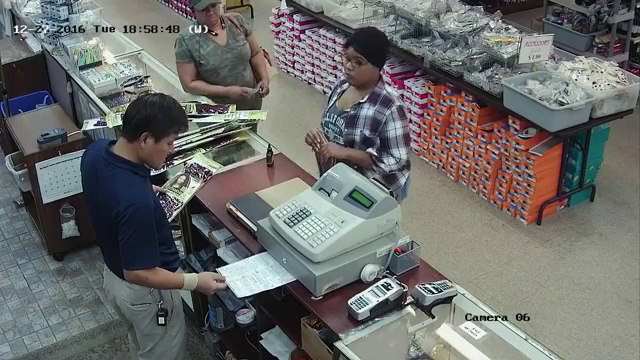
#> input picture frame 50 of evans1.mp4, 640 x 360 px, given in place of 1.mp4, which was not available
$ python camshift.py
#> lines starting #> are read from the running program, lines starting #| are printed output that depends on the picture; after the words box and inside, x2 and y2 are one past the last pixel; in counts of white or black regions, pixels touching at a corner belong together; pictures that were not available may be replaced by others from this repository, and a replacement may not be noted
# -*- coding: utf-8 -*-
"""
Created on Sun May 27 19:05:44 2018

@author: Administrator
"""

import numpy as np
import cv2 as cv
cap = cv.VideoCapture('1.mp4')
# take first frame of the video
ret,frame = cap.read()
#> frame is the input picture: shape (360, 640, 3); mean B, G, R 106.4, 108.6, 107.9
# setup initial location of window
r,h,c,w = 50,500,100,600 # simply hardcoded the values
track_window = (c,r,w,h)
# set up the ROI for tracking
roi = frame[r:r+h, c:c+w]
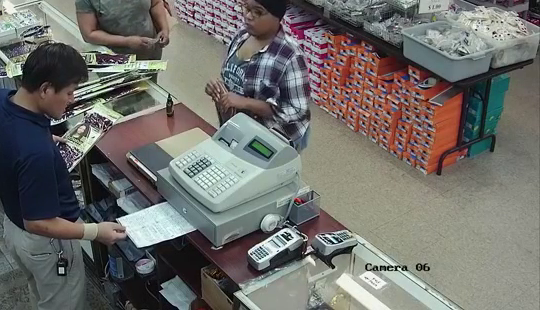
#> roi: shape (310, 540, 3); mean B, G, R 107.3, 111.2, 112.2
hsv_roi =  cv.cvtColor(roi, cv.COLOR_BGR2HSV)
#> hsv_roi: shape (310, 540, 3); mean H, S, V 69.1, 51, 120.2
mask = cv.inRange(hsv_roi, np.array((0., 60.,32.)), np.array((180.,255.,255.)))
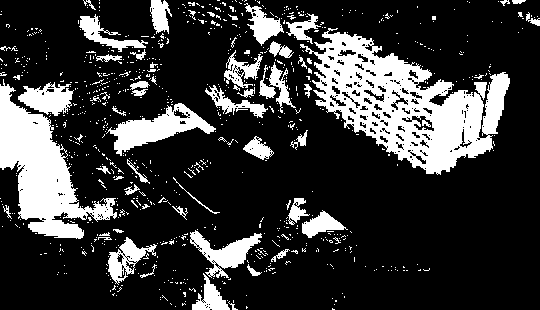
#> mask: shape (310, 540); 21.9% white; 841 white regions (779 under 20 px), largest, box (x1, y1, x2, y2) and area: (300, 28, 510, 175) 13342, (0, 79, 117, 239) 7434, (106, 103, 216, 156) 2190
roi_hist = cv.calcHist([hsv_roi],[0],mask,[180],[0,180])
#> roi_hist = 180 values, max 2027 at index 6, min 0 at index 53, mean 204
cv.normalize(roi_hist,roi_hist,0,255,cv.NORM_MINMAX)
# Setup the termination criteria, either 10 iteration or move by atleast 1 pt
term_crit = ( cv.TERM_CRITERIA_EPS | cv.TERM_CRITERIA_COUNT, 10, 1 )
while(1):
    ret ,frame = cap.read()
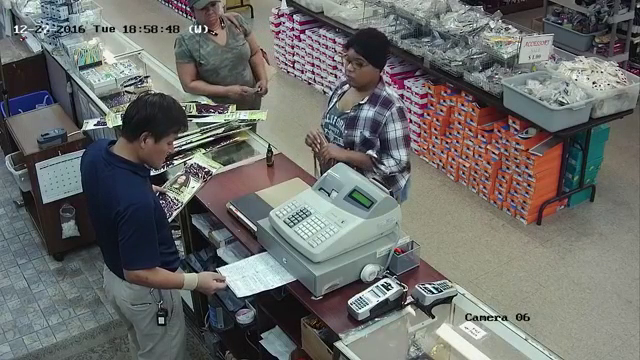
#> input picture frame 51 of evans1.mp4, 640 x 360 px, given in place of 1.mp4, which was not available
#> frame is the input picture: shape (360, 640, 3); mean B, G, R 106.4, 108.7, 107.9
    if ret == True:
        hsv = cv.cvtColor(frame, cv.COLOR_BGR2HSV)
#> hsv: shape (360, 640, 3); mean H, S, V 73.7, 48.6, 116.8
        dst = cv.calcBackProject([hsv],[0],roi_hist,[0,180],1)
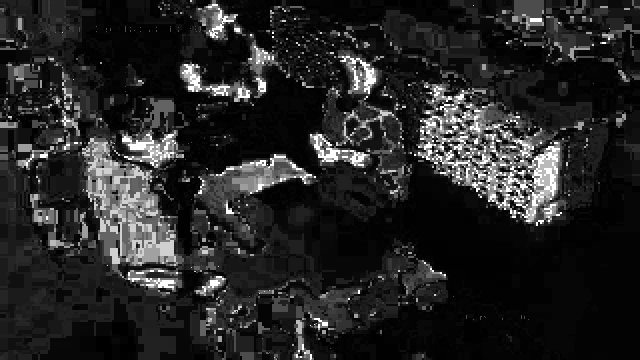
#> dst: shape (360, 640); min 0, max 255, mean 37.5
        # apply meanshift to get the new location
        ret, track_window = cv.CamShift(dst, track_window, term_crit)
#> ret = ((320, 165.5), (314.5, 664.8), 83.97); track_window = (0, 8, 640, 315)
        # Draw it on image
        pts = cv.boxPoints(ret)
#> pts = [[-27.11, 44.01], [634.1, -25.82], [667.1, 287], [5.93, 356.8]]
        pts = np.int0(pts)
#> pts = [[-27, 44], [634, -25], [667, 286], [5, 356]]
        img2 = cv.polylines(frame,[pts],True, 255,2)
        cv.imshow('img2',img2)
        k = cv.waitKey(60) & 0xff
#> (key Esc is pressed here)
        if k == 27:
            break
        else:
            cv.imwrite(chr(k)+".jpg",img2)
    else:
        break
cv.destroyAllWindows()
cap.release()

$ run again, starting later in the video
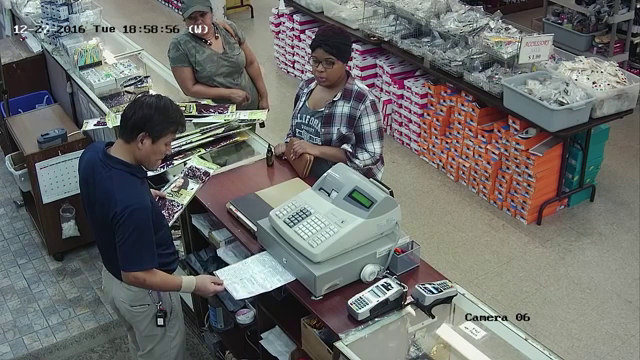
#> input picture frame 227 of evans1.mp4, 640 x 360 px, given in place of 1.mp4, which was not available
#> frame is the input picture: shape (360, 640, 3); mean B, G, R 106.1, 108.6, 107.9
#> hsv_roi: shape (310, 540, 3); mean H, S, V 69.6, 52.7, 120.5
#> `mask = cv.inRange(hsv_roi, np.array((0., 60.,32.)), np.array((180.,255..`:
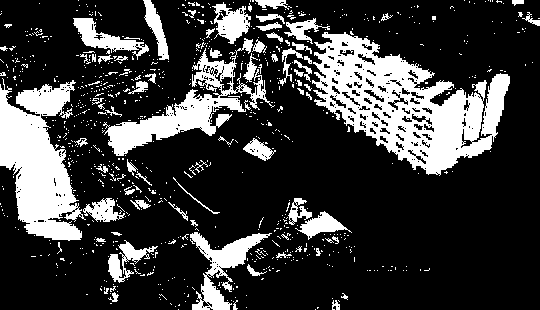
#> mask: shape (310, 540); 23.3% white; 849 white regions (776 under 20 px), largest, box (x1, y1, x2, y2) and area: (312, 32, 510, 176) 13077, (0, 78, 86, 241) 8180, (103, 38, 275, 156) 4954
#> roi_hist = 180 values, max 2366 at index 8, min 0 at index 57, mean 217.1
#> hsv: shape (360, 640, 3); mean H, S, V 73.3, 50.1, 116.9
#> `dst = cv.calcBackProject([hsv],[0],roi_hist,[0,180],1)`:
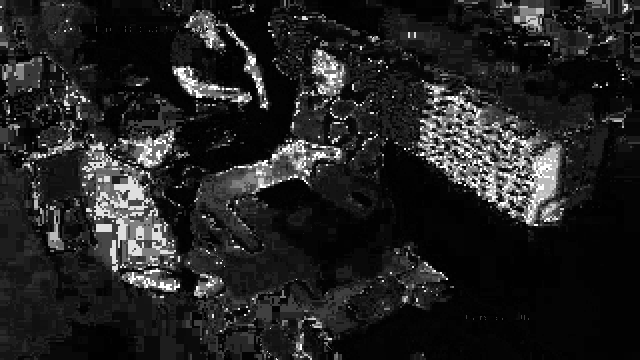
#> dst: shape (360, 640); min 0, max 255, mean 34.6
#> ret = ((320, 163.5), (317.1, 668.1), 84.07); track_window = (0, 5, 640, 317)
#> `pts = cv.boxPoints(ret)`: pts = [[-28.63, 40.32], [635.9, -28.71], [668.6, 286.7], [4.13, 355.7]]
#> `pts = np.int0(pts)`: pts = [[-28, 40], [635, -28], [668, 286], [4, 355]]

$ run again, starting later in the video
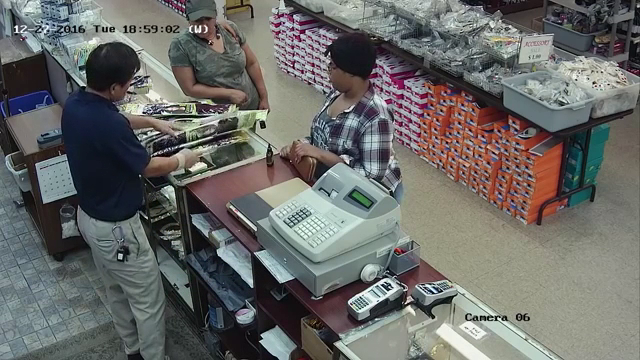
#> input picture frame 404 of evans1.mp4, 640 x 360 px, given in place of 1.mp4, which was not available
#> frame is the input picture: shape (360, 640, 3); mean B, G, R 103.7, 106.3, 105.8
#> hsv_roi: shape (310, 540, 3); mean H, S, V 70, 51, 118
#> `mask = cv.inRange(hsv_roi, np.array((0., 60.,32.)), np.array((180.,255..`:
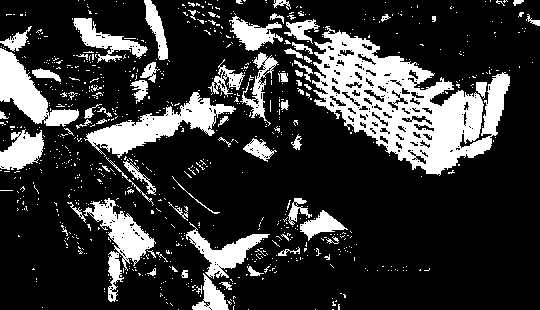
#> mask: shape (310, 540); 21% white; 847 white regions (779 under 20 px), largest, box (x1, y1, x2, y2) and area: (312, 26, 510, 176) 12967, (84, 92, 236, 158) 3256, (0, 48, 79, 127) 2390
#> roi_hist = 180 values, max 2149 at index 8, min 0 at index 23, mean 195.5
#> hsv: shape (360, 640, 3); mean H, S, V 74.1, 49.8, 114.3
#> `dst = cv.calcBackProject([hsv],[0],roi_hist,[0,180],1)`:
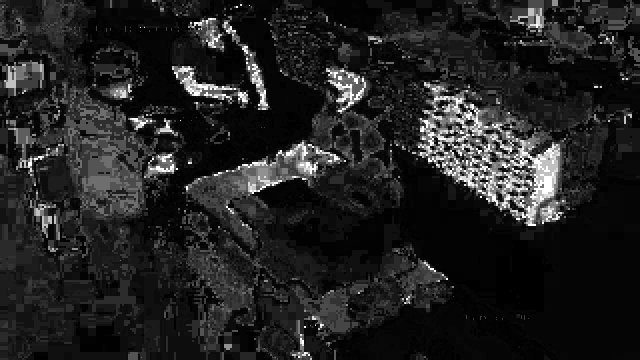
#> dst: shape (360, 640); min 0, max 255, mean 33.7
#> ret = ((341, 157), (313.9, 636.4), 84.34); track_window = (42, 0, 598, 314)
#> `pts = cv.boxPoints(ret)`: pts = [[8.88, 32.22], [642.1, -30.57], [673.1, 281.8], [39.86, 344.6]]
#> `pts = np.int0(pts)`: pts = [[8, 32], [642, -30], [673, 281], [39, 344]]
